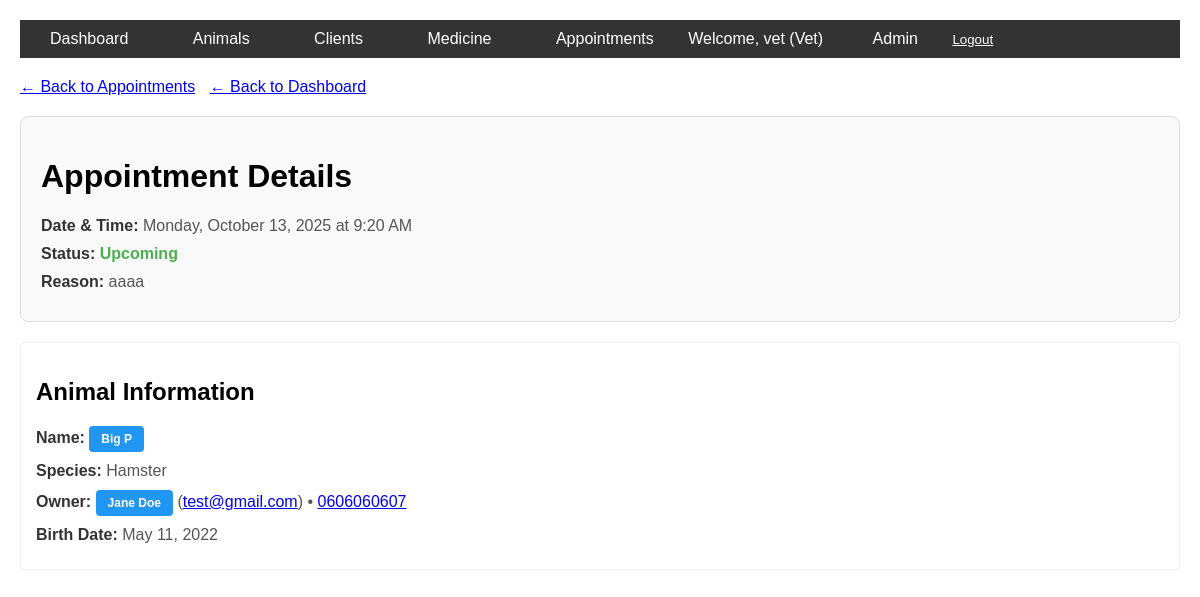
/animal/appointments/4/ (signed in), run on the app's committed database.
### animal/models.py (models this page shows, shortened)
class Appointment(models.Model):
    animal = models.ForeignKey(Animal, on_delete=models.CASCADE)
    owner = models.ForeignKey(Owner, on_delete=models.CASCADE)
    date_time = models.DateTimeField()
    reason = models.TextField()
    notes = models.TextField(blank=True)

class Animal(models.Model):
    name = models.CharField(max_length=100)
    specie = models.ForeignKey(Specie, on_delete=models.CASCADE)
    owner = models.ForeignKey(Owner, on_delete=models.SET_NULL, null=True, blank=True)
    birth_date = models.DateField(null=True, blank=True)

class Specie(models.Model):
    name = models.CharField(max_length=100, unique=True)

class Owner(models.Model):
    first_name = models.CharField(max_length=100)
    last_name = models.CharField(max_length=100)
    email = models.EmailField(unique=True)
    phone = models.CharField(max_length=20)

### animal/views.py (the view)
# urls.py: path('appointments/<int:id>/', views.appointment_detail, name='appointment_detail'),
@login_required
def appointment_detail(request, id):
    try:
        appointment = Appointment.objects.select_related('animal', 'owner').get(pk=id)
        context = {
            'appointment': appointment,
        }
        return render(request, 'animal/appointment_detail.html', context)
    except Appointment.DoesNotExist:
        return render(request, 'animal/appointment_detail.html', {'error': 'Appointment not found'})

### animal/context_processors.py (called while the page is built)
def user_role(request):
    if request.user.is_authenticated:
        is_vet = request.user.is_superuser
        is_secretary = request.user.groups.filter(name='Secretaries').exists()
        return {
            'user_is_vet': is_vet,
            'user_is_secretary': is_secretary,
        }
    return {}

### animal/templates/animal/appointment_detail.html (shortened to what this page needs)
{% extends 'base.html' %}
{% block content %}
    {% if error %}
        <h1>{{ error }}</h1>
    {% else %}
        <div style="margin-bottom: 20px;">
            <a href="{% url 'appointment_list' %}" class="btn-back">← Back to Appointments</a>
            <a href="{% url 'dashboard' %}" style="margin-left: 10px;" class="btn-back">← Back to Dashboard</a>
        </div>
        <div class="appointment-card">
            <h1>Appointment Details</h1>
            <div class="detail-row">
                <span class="label">Date & Time:</span>
                <span class="value">{{ appointment.date_time|date:"l, F j, Y \a\t g:i A" }}</span>
            </div>
            <div class="detail-row">
                <span class="label">Status:</span>
                <span class="value {% if appointment.date_time|date:'Y-m-d' < 'now'|date:'Y-m-d' %}status-past{% elif appointment.date_time|date:'Y-m-d' == 'now'|date:'Y-m-d' %}status-today{% else %}status-upcoming{% endif %}">
                    {% if appointment.date_time|date:'Y-m-d' < 'now'|date:'Y-m-d' %}
                        Completed
                    {% elif appointment.date_time|date:'Y-m-d' == 'now'|date:'Y-m-d' %}
                        Today
                    {% else %}
                        Upcoming
                    {% endif %}
                </span>
            </div>
            <div class="detail-row">
                <span class="label">Reason:</span>
                <span class="value">{{ appointment.reason }}</span>
            </div>
        </div>
        <div class="animal-info">
            <h2>Animal Information</h2>
            <div class="detail-row">
                <span class="label">Name:</span>
                <span class="value"><a href="{% url 'animal_detail' appointment.animal.pk %}" class="action-btn">{{ appointment.animal.name }}</a></span>
            </div>
            <div class="detail-row">
                <span class="label">Species:</span>
                <span class="value">{{ appointment.animal.specie.name }}</span>
            </div>
            <div class="detail-row">
                <span class="label">Owner:</span>
                <span class="value">
                    {% if appointment.owner %}
                        <a href="{% url 'owner_detail' appointment.owner.pk %}" class="action-btn">{{ appointment.owner.first_name }} {{ appointment.owner.last_name }}</a>
                        {% if appointment.owner.email %}(<a href="mailto:{{ appointment.owner.email }}">{{ appointment.owner.email }}</a>){% endif %}
                        {% if appointment.owner.phone %} • <a href="tel:{{ appointment.owner.phone }}">{{ appointment.owner.phone }}</a>{% endif %}
                    {% else %}
                        Stray Animal
                    {% endif %}
                </span>
            </div>
            {% if appointment.animal.birth_date %}
            <div class="detail-row">
                <span class="label">Birth Date:</span>
                <span class="value">{{ appointment.animal.birth_date|date:"M j, Y" }}</span>
            </div>
            {% endif %}
        </div>
    {% endif %}
{% endblock %}

### animal/templates/base.html (shortened to what this page needs)
<!DOCTYPE html>
<html>
<head>
</head>
<body>
    <div class="navbar">
        <a href="{% url 'dashboard' %}">Dashboard</a>
        <a href="{% url 'animal_list' %}">Animals</a>
        <a href="{% url 'owner_list' %}">Clients</a>
        <a href="{% url 'medicine_list' %}">Medicine</a>
        <a href="{% url 'appointment_list' %}">Appointments</a>
        {% if user.is_authenticated %}
            <span style="color: white; margin-left: auto; margin-right: 15px;">Welcome, {{ user.first_name|default:user.username }} {% if user_is_vet %}(Vet){% elif user_is_secretary %}(Secretary){% endif %}</span>
            <a href="/admin" target="_blank">Admin</a>
            <form action="/admin/logout/" method="post" style="display: inline; margin: 0;">
                <button type="submit" style="background: none; border: none; color: white; text-decoration: underline; cursor: pointer; padding: 0;">Logout</button>
            </form>
        {% endif %}
    </div>
    {% block content %}{% endblock %}
</body>
</html>

### data on the page
Appointment: date_time "Monday, October 13, 2025 at 9:20 AM", reason "aaaa", animal.name "Big P", animal.specie.name "Hamster", owner.first_name "Jane", owner.last_name "Doe", owner.email "test@gmail.com", owner.phone "0606060607", animal.birth_date "May 11, 2022"

### other printed values
{{ user.first_name|default:user.username }} "vet"
